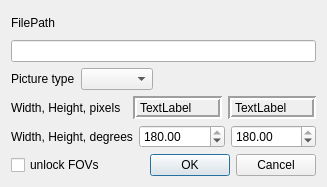
<?xml version="1.0" encoding="UTF-8"?>
<ui version="4.0">
 <class>picTypeDialog</class>
 <widget class="QDialog" name="picTypeDialog">
  <property name="geometry">
   <rect>
    <x>0</x>
    <y>0</y>
    <width>327</width>
    <height>187</height>
   </rect>
  </property>
  <property name="windowTitle">
   <string>panini - Picture Type and FOV</string>
  </property>
  <layout class="QVBoxLayout" name="verticalLayout">
   <item>
    <layout class="QHBoxLayout" name="horizontalLayout_6">
     <item>
      <widget class="QLabel" name="label">
       <property name="minimumSize">
        <size>
         <width>0</width>
         <height>18</height>
        </size>
       </property>
       <property name="text">
        <string>FilePath</string>
       </property>
      </widget>
     </item>
     <item>
      <spacer name="horizontalSpacer_4">
       <property name="orientation">
        <enum>Qt::Horizontal</enum>
       </property>
       <property name="sizeHint" stdset="0">
        <size>
         <width>40</width>
         <height>20</height>
        </size>
       </property>
      </spacer>
     </item>
    </layout>
   </item>
   <item>
    <widget class="QLineEdit" name="lineEdit">
     <property name="readOnly">
      <bool>true</bool>
     </property>
    </widget>
   </item>
   <item>
    <layout class="QHBoxLayout" name="horizontalLayout_5">
     <item>
      <widget class="QLabel" name="label_2">
       <property name="text">
        <string>Picture type</string>
       </property>
      </widget>
     </item>
     <item>
      <widget class="QComboBox" name="typesBox"/>
     </item>
     <item>
      <spacer name="horizontalSpacer_2">
       <property name="orientation">
        <enum>Qt::Horizontal</enum>
       </property>
       <property name="sizeHint" stdset="0">
        <size>
         <width>40</width>
         <height>20</height>
        </size>
       </property>
      </spacer>
     </item>
    </layout>
   </item>
   <item>
    <layout class="QHBoxLayout" name="horizontalLayout_2">
     <item>
      <widget class="QLabel" name="label_8">
       <property name="text">
        <string>Width, Height, pixels  </string>
       </property>
      </widget>
     </item>
     <item>
      <widget class="QLabel" name="widPixels">
       <property name="frameShape">
        <enum>QFrame::Box</enum>
       </property>
       <property name="frameShadow">
        <enum>QFrame::Sunken</enum>
       </property>
       <property name="lineWidth">
        <number>2</number>
       </property>
       <property name="text">
        <string>TextLabel</string>
       </property>
      </widget>
     </item>
     <item>
      <widget class="QLabel" name="hgtPixels">
       <property name="frameShape">
        <enum>QFrame::Box</enum>
       </property>
       <property name="frameShadow">
        <enum>QFrame::Sunken</enum>
       </property>
       <property name="lineWidth">
        <number>2</number>
       </property>
       <property name="text">
        <string>TextLabel</string>
       </property>
      </widget>
     </item>
    </layout>
   </item>
   <item>
    <layout class="QHBoxLayout" name="horizontalLayout">
     <item>
      <widget class="QLabel" name="label_3">
       <property name="text">
        <string>Width, Height, degrees</string>
       </property>
      </widget>
     </item>
     <item>
      <widget class="QDoubleSpinBox" name="hfovBox">
       <property name="accelerated">
        <bool>true</bool>
       </property>
       <property name="minimum">
        <double>5.000000000000000</double>
       </property>
       <property name="maximum">
        <double>180.000000000000000</double>
       </property>
       <property name="value">
        <double>180.000000000000000</double>
       </property>
      </widget>
     </item>
     <item>
      <widget class="QDoubleSpinBox" name="vfovBox">
       <property name="accelerated">
        <bool>true</bool>
       </property>
       <property name="minimum">
        <double>5.000000000000000</double>
       </property>
       <property name="maximum">
        <double>180.000000000000000</double>
       </property>
       <property name="value">
        <double>180.000000000000000</double>
       </property>
      </widget>
     </item>
    </layout>
   </item>
   <item>
    <layout class="QHBoxLayout" name="horizontalLayout_3">
     <item>
      <widget class="QCheckBox" name="nonSqOK">
       <property name="text">
        <string>unlock FOVs</string>
       </property>
      </widget>
     </item>
     <item>
      <spacer name="horizontalSpacer">
       <property name="orientation">
        <enum>Qt::Horizontal</enum>
       </property>
       <property name="sizeHint" stdset="0">
        <size>
         <width>28</width>
         <height>20</height>
        </size>
       </property>
      </spacer>
     </item>
     <item>
      <widget class="QDialogButtonBox" name="buttonBox">
       <property name="orientation">
        <enum>Qt::Horizontal</enum>
       </property>
       <property name="standardButtons">
        <set>QDialogButtonBox::Cancel|QDialogButtonBox::Ok</set>
       </property>
      </widget>
     </item>
    </layout>
   </item>
  </layout>
 </widget>
 <resources/>
 <connections>
  <connection>
   <sender>buttonBox</sender>
   <signal>accepted()</signal>
   <receiver>picTypeDialog</receiver>
   <slot>accept()</slot>
   <hints>
    <hint type="sourcelabel">
     <x>248</x>
     <y>254</y>
    </hint>
    <hint type="destinationlabel">
     <x>157</x>
     <y>274</y>
    </hint>
   </hints>
  </connection>
  <connection>
   <sender>buttonBox</sender>
   <signal>rejected()</signal>
   <receiver>picTypeDialog</receiver>
   <slot>reject()</slot>
   <hints>
    <hint type="sourcelabel">
     <x>316</x>
     <y>260</y>
    </hint>
    <hint type="destinationlabel">
     <x>286</x>
     <y>274</y>
    </hint>
   </hints>
  </connection>
 </connections>
</ui>
